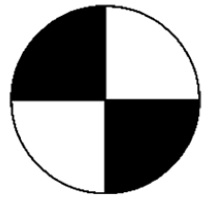
#> input picture images/ref-point.jpg, 209 x 202 px, given in place of the camera
$ python task_2.py
#> lines starting #> are read from the running program, lines starting #| are printed output that depends on the picture
import cv2
import numpy as np

def circle_detector():
    cap = cv2.VideoCapture(0) # захват видео с камеры, 0 - первая доступная камера

    while True:
        ret, frame = cap.read() # захват одного кадра, ret-булево, frame-сам кадр
#> frame is the input picture: shape (202, 209, 3); min 0, max 255, mean 163.4
        if not ret:
            break

        height, width = frame.shape[:2] # размеры кадра
#> height = 202; width = 209
        xcenter, ycenter = width // 2, height // 2  # центр кадра
#> xcenter = 104; ycenter = 101

        # определяем границы центрального квадрата 200x200 пикселей
        square_size = 200
        half_square = square_size // 2
        square_x1, square_y1 = xcenter - half_square, ycenter - half_square # верхний левый угол
#> square_x1 = 4; square_y1 = 1
        square_x2, square_y2 = xcenter + half_square, ycenter + half_square # правый нижний угол
#> square_x2 = 204; square_y2 = 201

        gray = cv2.cvtColor(frame, cv2.COLOR_BGR2GRAY)
        gray = cv2.GaussianBlur(gray, (9, 9), 0)
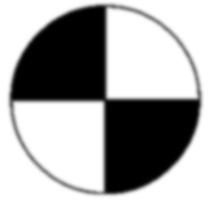
#> gray: shape (202, 209); min 0, max 255, mean 163.4

        # используем метод для поиска круга
        circles = cv2.HoughCircles(gray, cv2.HOUGH_GRADIENT, dp=1.2,
                                   minDist=100, param1=80, param2=40,
                                   minRadius=30, maxRadius=250)
#> circles = [[105, 100.2, 95.4]]

        if circles is not None:
            circles = np.uint16(np.around(circles)) # округляем до целых
#> circles = [[105, 100, 95]]
            x, y, r = circles[0, 0] # центр круга  и радиус
#> x = 105; y = 100; r = 95

            # рисуем круг и его центр
            cv2.circle(frame, (x, y), r, (0, 255, 0), 2)
            cv2.circle(frame, (x, y), 2, (0, 0, 255), 3)
#> frame: shape (202, 209, 3); mean B, G, R 157.6, 168.6, 157.8

            # проверяем, попал ли центр круга в центральный квадрат
            in_center = (square_x1 <= x <= square_x2) and (square_y1 <= y <= square_y2)
#> in_center = True

            #рисуем квадрат и статус
            color = (0, 0, 255) if in_center else (255, 0, 0)  # красный, если в центре
#> color = (0, 0, 255)
            cv2.rectangle(frame, (square_x1, square_y1), (square_x2, square_y2), color, 2)
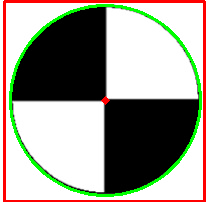
#> frame: shape (202, 209, 3); mean B, G, R 144.3, 155.4, 157.8

            if in_center:
                cv2.putText(frame, "CIRCLE DETECTED", (100, 300),
                            cv2.FONT_HERSHEY_SIMPLEX, 1, (140, 140, 13), 2)

            print(f"Координаты центра: ({x}, {y})")
#| Координаты центра: (105, 100)

        cv2.imshow('Tracking', frame)

        if cv2.waitKey(1) & 0xFF == ord('q'):
#> (key q is pressed here)
            break

    cap.release()
    cv2.destroyAllWindows()


if __name__ == '__main__':
    circle_detector()
